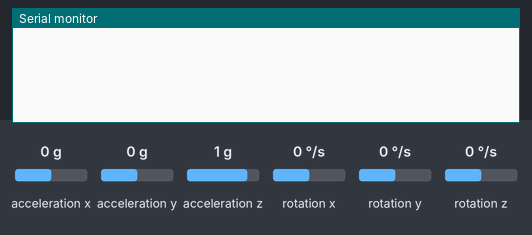
Bench run of a sketch on a simulated Arduino Uno, built with avr-gcc and run on an emulated ATmega328P. Shown: the last lines printed to the serial monitor. The inputs (shaded band) are chosen by the test bench; at power-on: acceleration x 0 g, acceleration y 0 g, acceleration z 1 g, rotation x 0 °/s, rotation y 0 °/s, rotation z 0 °/s.

Above: at 4.2 s.
4.3 s: acceleration x set to -1.4 g
At 10.7 s:
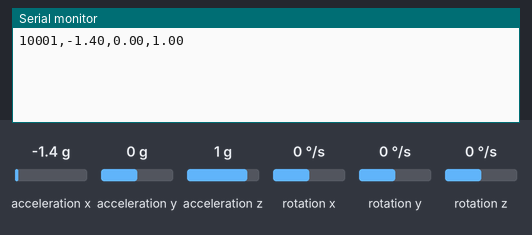
17.0 s: acceleration y set to -1.4 g
At 20.8 s:
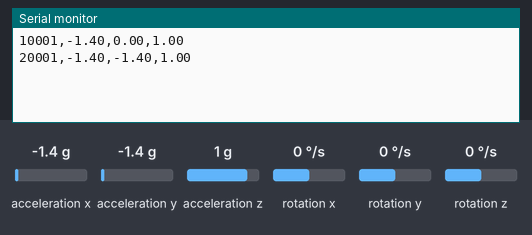
29.7 s: acceleration z set to -1.4 g
At 30.7 s:
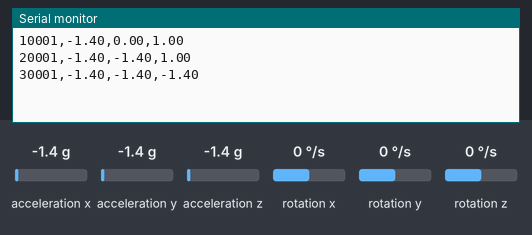
Timing chart, 0 to 32.7 s (numbered marks = the images above; inputs shaded):
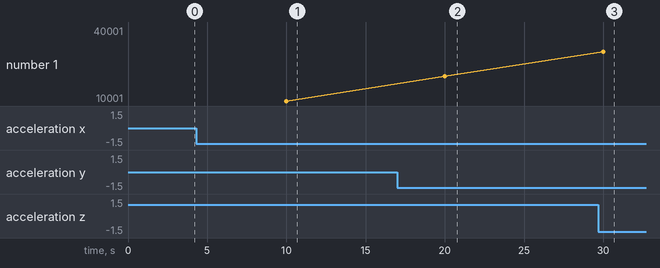

The sketch:

ai.ino
```cpp
#include <Wire.h>
#include <MPU6050_tockn.h>

MPU6050 mpu6050(Wire);
unsigned long lastTime = 0;  // Biến lưu thời gian trước đó

void setup() {
  Serial.begin(115200);
  Wire.begin();
  mpu6050.begin();
  mpu6050.calcGyroOffsets(true);
}

void loop() {
  unsigned long currentTime = millis();

  // Kiểm tra nếu đã đủ 10 giây (10000 ms)
  if (currentTime - lastTime >= 10000) {
    lastTime = currentTime;  // Cập nhật thời gian trước đó

    mpu6050.update();
    Serial.print(millis()); Serial.print(",");
    Serial.print(mpu6050.getAccX()); Serial.print(",");
    Serial.print(mpu6050.getAccY()); Serial.print(",");
    Serial.println(mpu6050.getAccZ());
  }
}
```

Measured:
- after the input at 4.3 s, the serial monitor: prints a new line after 5.7 s (image 1)
- after the input at 17.0 s, the serial monitor: prints a new line after 3.0 s (image 2)
- after the input at 29.7 s, the serial monitor: prints a new line after 0.30 s (image 3)
